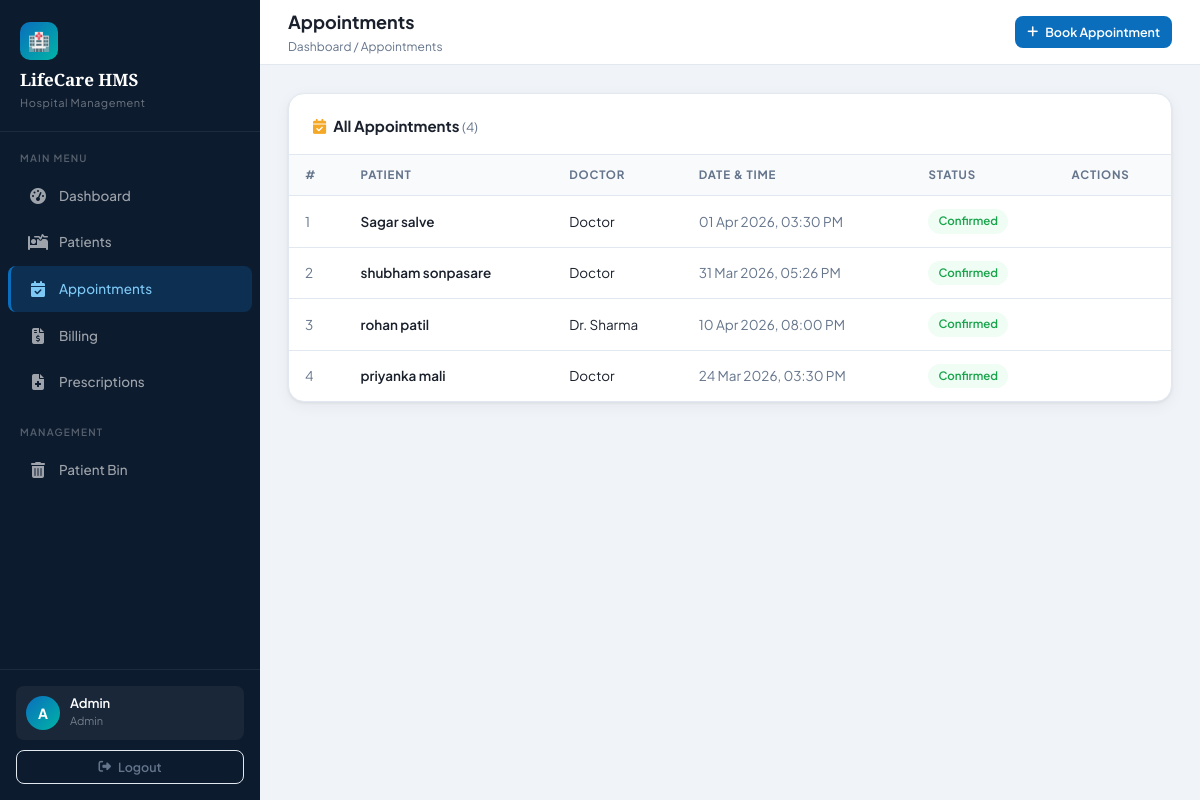
Screenshot of /admin/appointments/view_appointments.php (signed in) with the database file from the repository.
### tables this page shows
CREATE TABLE `appointments` (
  `id` int(11) NOT NULL,
  `patient_id` int(11) DEFAULT NULL,
  `doctor_id` int(11) DEFAULT NULL,
  `date` datetime DEFAULT NULL,
  `status` varchar(50) DEFAULT 'pending'
);

CREATE TABLE `patients` (
  `id` int(11) NOT NULL,
  `name` varchar(100) DEFAULT NULL,
  `age` int(11) DEFAULT NULL,
  `gender` varchar(10) DEFAULT NULL,
  `phone` varchar(15) DEFAULT NULL,
  `address` varchar(255) DEFAULT NULL,
  `blood_group` varchar(10) DEFAULT NULL,
  `height` int(11) DEFAULT NULL,
  `weight` int(11) DEFAULT NULL,
  `date` date DEFAULT NULL,
  `time` time DEFAULT NULL,
  `status` varchar(20) NOT NULL DEFAULT 'active',
  `is_deleted` tinyint(1) DEFAULT 0
);

CREATE TABLE `users` (
  `id` int(11) NOT NULL,
  `name` varchar(100) DEFAULT NULL,
  `email` varchar(100) DEFAULT NULL,
  `password` varchar(255) DEFAULT NULL,
  `role` enum('Admin','Doctor') NOT NULL DEFAULT 'Doctor',
  `fee` int(11) DEFAULT 500,
  `consultation_fee` decimal(10,2) DEFAULT 500.00
);

### admin/appointments/view_appointments.php (the view, shortened to what this page needs)
<?php
require_once '../../config/db.php';
$appts = $pdo->query("SELECT a.*, p.name as patient_name, u.name as doctor_name FROM appointments a LEFT JOIN patients p ON a.patient_id=p.id LEFT JOIN users u ON a.doctor_id=u.id ORDER BY a.id DESC")->fetchAll();
?>
<?php include '../../admin/partials/header.php'; ?>
<?php include '../../admin/partials/sidebar.php'; ?>
<div class="topbar">
    <div class="topbar-left"><h1>Appointments</h1><div class="breadcrumb">Dashboard / Appointments</div></div>
    <div class="topbar-right"><a href="create_appointment.php" class="btn btn-primary btn-sm"><i class="fa fa-plus"></i> Book Appointment</a></div>
</div>
<div class="content-area">
<div class="card">
    <div class="card-header"><h3><i class="fa fa-calendar-check" style="color:var(--accent);margin-right:7px"></i>All Appointments <span style="font-weight:400;color:var(--text-muted);font-size:13px">(<?= count($appts) ?>)</span></h3></div>
    <div class="table-wrap"><table><thead><tr><th>#</th><th>Patient</th><th>Doctor</th><th>Date & Time</th><th>Status</th><th>Actions</th></tr></thead><tbody>
    <?php foreach($appts as $i=>$a): ?>
    <tr>
        <td style="color:var(--text-muted)"><?= $i+1 ?></td>
        <td style="font-weight:600"><?= htmlspecialchars($a['patient_name']??'N/A') ?></td>
        <td><?= htmlspecialchars($a['doctor_name']??'N/A') ?></td>
        <td style="color:var(--text-muted)"><?= $a['date']?date('d M Y, h:i A',strtotime($a['date'])):'—' ?></td>
        <td>
            <span class="badge <?= $a['status']==='confirmed'?'badge-success':($a['status']==='pending'?'badge-warning':($a['status']==='cancelled'?'badge-danger':'badge-gray')) ?>">
                <?= ucfirst($a['status']) ?>
            </span>
        </td>
        <td>
        </td>
    </tr>
    <?php endforeach; ?>
    </tbody></table></div>
</div>
</div>
<?php include '../../admin/partials/footer.php'; ?>

### assets/css/style.css (style rules this page uses)
:root { --primary: #0A6EBD; --primary-dark: #084E8A; --primary-light: #E8F4FD; --secondary: #00B4A6; --accent: #F4A826; --danger: #E03B3B; --danger-light: #FEF0F0; --success: #16A34A; --success-light: #F0FDF4; --warning: #D97706; --warning-light: #FFFBEB; --bg: #F0F4F8; --surface: #FFFFFF; --surface2: #F8FAFC; --border: #E2E8F0; --text: #1A202C; --text-muted: #64748B; --text-light: #94A3B8; --sidebar-width: 260px; --header-height: 65px; --radius: 10px; --radius-lg: 16px; --shadow: 0 1px 3px rgba(0,0,0,0.07), 0 4px 16px rgba(0,0,0,0.05); --shadow-md: 0 4px 12px rgba(0,0,0,0.08), 0 8px 32px rgba(0,0,0,0.06); }
* { margin: 0; padding: 0; box-sizing: border-box; }
body { font-family: 'Plus Jakarta Sans', sans-serif; background: var(--bg); color: var(--text); font-size: 14px; line-height: 1.6; }
.topbar { height: var(--header-height); background: var(--surface); border-bottom: 1px solid var(--border); display: flex; align-items: center; justify-content: space-between; padding: 0 28px; position: sticky; top: 0; z-index: 50; }
.topbar-left h1 { font-size: 18px; font-weight: 700; color: var(--text); }
.topbar-left .breadcrumb { font-size: 12px; color: var(--text-muted); }
.topbar-right { display: flex; align-items: center; gap: 14px; }
.content-area { padding: 28px; flex: 1; }
.card { background: var(--surface); border-radius: var(--radius-lg); border: 1px solid var(--border); box-shadow: var(--shadow); }
.card-header { padding: 20px 24px 16px; border-bottom: 1px solid var(--border); display: flex; align-items: center; justify-content: space-between; gap: 12px; }
.card-header h3 { font-size: 15px; font-weight: 700; }
.table-wrap { overflow-x: auto; }
table { width: 100%; border-collapse: collapse; }
thead tr { background: var(--surface2); border-bottom: 1px solid var(--border); }
thead th { padding: 11px 16px; font-size: 11.5px; font-weight: 700; text-transform: uppercase; letter-spacing: 0.07em; color: var(--text-muted); text-align: left; white-space: nowrap; }
tbody tr { border-bottom: 1px solid var(--border); transition: background 0.15s; }
tbody tr:last-child { border-bottom: none; }
tbody td { padding: 13px 16px; font-size: 13.5px; color: var(--text); vertical-align: middle; }
.badge { display: inline-flex; align-items: center; padding: 3px 10px; border-radius: 20px; font-size: 11.5px; font-weight: 600; gap: 4px; }
.badge-success { background: var(--success-light); color: var(--success); }
.btn { display: inline-flex; align-items: center; gap: 7px; padding: 9px 18px; border-radius: 8px; font-size: 13.5px; font-weight: 600; font-family: inherit; cursor: pointer; border: none; text-decoration: none; transition: all 0.2s; white-space: nowrap; }
.btn-primary { background: var(--primary); color: #fff; }
.btn-sm { padding: 6px 12px; font-size: 12.5px; }

### rows the page displays
appointments: patient.name "Sagar salve", doctor.name "Doctor", date "01 Apr 2026, 03:30 PM", status "Confirmed"
appointments: patient.name "shubham sonpasare", doctor.name "Doctor", date "31 Mar 2026, 05:26 PM", status "Confirmed"
appointments: patient.name "rohan patil", doctor.name "Dr. Sharma", date "10 Apr 2026, 08:00 PM", status "Confirmed"
appointments: patient.name "priyanka mali", doctor.name "Doctor", date "24 Mar 2026, 03:30 PM", status "Confirmed"

### other values shown
substr($_SESSION['user_name'] ?? 'A', 0, 1) "A"
$_SESSION['user_name'] "Admin"
$_SESSION['role'] "Admin"
count($appts) "4"
